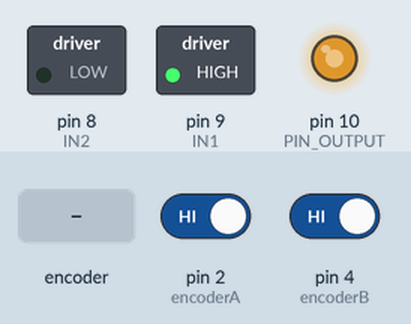
Simulated run of this sketch. Board: Arduino Uno, built with avr-gcc and run on an emulated ATmega328P. Shown: switched loads named in the sketch (green lamp = pin HIGH), output pins drawn as LEDs (lit = HIGH). The test bench sets the inputs (shaded band); at power-on: pin 2 (encoderA) HIGH, pin 4 (encoderB) HIGH. What the sketch prints to the serial monitor is not drawn.

Above: at 1.2 s.
1.3 s: rotary encoder on pin 2 (encoderA) / pin 4 (encoderB) turned 1 step (first pin leading)
Timing chart, 0 to 4.3 s (numbered marks = the images above; inputs shaded):
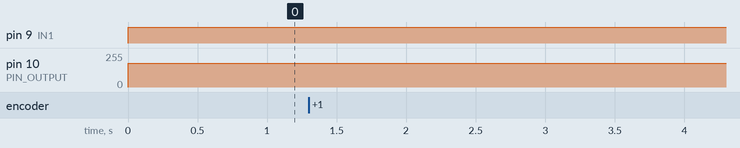

Measured:
- after the input at 1.3 s, pin 10 (PIN_OUTPUT): 180/255 → 179/255 after 0.11 s

The sketch:

critically_damped_PD.ino
```cpp
//Code for Lab 5 part 1 critically damped PID controller
//Started with the basic example and change accordingly
/********************************************************
 * PID Basic Example
 * Reading analog input 0 to control analog PWM output 3
 ********************************************************/

#include <PID_v1.h>
//Defining encoder pins
const int encoderA = 2;
const int encoderB = 4;
int IN1 = 9;
int IN2 = 8;

//#define PIN_INPUT 0
//#define PIN_OUTPUT 3

#define PIN_INPUT 0
//ENA pin
#define PIN_OUTPUT 10

//Define Variables we'll be connecting to
double Setpoint, Input, Output;

//Specify the links and initial tuning parameters

//PD values for critically damped around 1524 ticks on motor #3 written on mount
double Kp = 0.12;
double Ki = 0;
double Kd = 0.011;

//PI values for critically damped
//double Kp = 0.19;
//double Ki = 0.2;
//double Kd = 0;

PID myPID(&Input, &Output, &Setpoint, Kp, Ki, Kd, DIRECT);


int ticks = 0;
void setup()
{
  Serial.begin(9600);

  pinMode(encoderA, INPUT);
  pinMode(encoderB, INPUT);
  //pinMode(ENA, OUTPUT);
  pinMode(IN1, OUTPUT);
  pinMode(IN2, OUTPUT);

  //initialize the variables we're linked to
  //Input = analogRead(PIN_INPUT);
  Input = ticks;
  Setpoint = 1500;

  //turn the PID on
  myPID.SetMode(AUTOMATIC);

  //Set output for direction commands
  myPID.SetOutputLimits(-255,255);

  //If seeing signal on Channel A, jump to interrupt to count ticks
attachInterrupt(digitalPinToInterrupt(encoderA), tick_counts, RISING);

}


void loop()
{
  Serial.println(ticks);
  //Input = analogRead(PIN_INPUT);
  Input = ticks;
  myPID.Compute();

//If statements for setting pos/neg sign to opposite directions on motor
  if(Output > 0)  {
    digitalWrite(IN1, HIGH);
    digitalWrite(IN2, LOW);
  }

  if(Output < 0)  {
    digitalWrite(IN1, LOW);
    digitalWrite(IN2, HIGH);
  }

  analogWrite(PIN_OUTPUT, abs(Output));
}


//function for counting ticks depending on state of Encoder Channel B
//Based on a check on an initial guess, my Channel B is HIGH when turning the shaft CW and low when turning CCW

void tick_counts() {
  if(digitalRead(encoderB) == HIGH)  {
    ticks = ticks - 1;
  }
  else {
    ticks = ticks + 1;
  }

}
```
